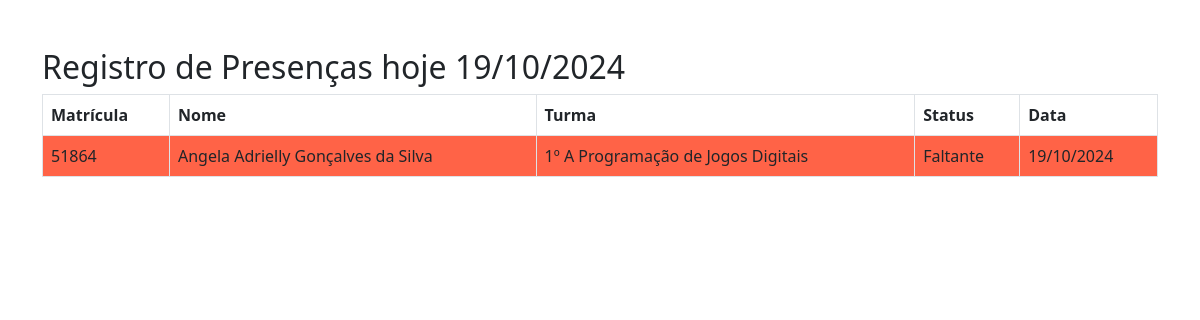
Screenshot of /entrada/faltas.php?matricula=51864 with the database file from the repository.
### tables this page shows
CREATE TABLE `alunosnovos2024` (
  `id` int(11) NOT NULL,
  `matricula` varchar(50) NOT NULL,
  `nome` varchar(50) NOT NULL,
  `turma` varchar(50) NOT NULL
);

### entrada/faltas.php (the view, shortened to what this page needs)
<?php
include_once "../conexao/conexao.php";
$timeZone = new \DateTimeZone('America/Sao_Paulo');
$dataAtual = new \DateTime();
$dataAtual->setTimezone($timeZone);
$data_hoje = $dataAtual->format('d/m/Y');
$matricula_pesquisa = isset($_GET['matricula']) ? $_GET['matricula'] : '';
$sql_alunos = "SELECT matricula, nome, turma FROM alunosnovos2024 WHERE 1=1";
if (!empty($matricula_pesquisa)) {
    $sql_alunos .= " AND matricula LIKE '%$matricula_pesquisa%'";
}
$result_alunos = mysqli_query($conn, $sql_alunos);
if (mysqli_num_rows($result_alunos) > 0) {
    $alunos_comparados = [];
    while ($aluno = mysqli_fetch_assoc($result_alunos)) {
        $matricula = $aluno['matricula'];
        $nome = $aluno['nome'];
        $turma = $aluno['turma'];
        $status = 'Faltante';
        $classStatus = 'faltante';
        $alunos_comparados[] = [
            'matricula' => $matricula,
            'nome' => $nome,
            'turma' => $turma,
            'status' => $status,
            'data' => $data_hoje,
            'classStatus' => $classStatus
        ];
    }
    ?>
    <!DOCTYPE html>
    <html lang="pt-BR">
    <head>
        <link rel="stylesheet" href="../css/bootstrap.min.css">
    </head>
    <body>
        <div class="container mt-5">
            <h2>Registro de Presenças hoje <?php echo $data_hoje ?></h2>
            <table class="table table-bordered">
                <thead>
                    <tr>
                        <th>Matrícula</th>
                        <th>Nome</th>
                        <th>Turma</th>
                        <th>Status</th>
                        <th>Data</th>
                    </tr>
                </thead>
                <tbody>
                    <?php foreach ($alunos_comparados as $aluno): ?>
                        <tr class="<?php echo $aluno['classStatus']; ?>">
                            <td><?php echo $aluno['matricula']; ?></td>
                            <td><?php echo $aluno['nome']; ?></td>
                            <td><?php echo $aluno['turma']; ?></td>
                            <td><?php echo $aluno['status']; ?></td>
                            <td><?php echo $aluno['data']; ?></td>
                        </tr>
                    <?php endforeach; ?>
                </tbody>
            </table>
        </div>
    </body>
    </html>
    <?php
} else {
    echo "Nenhum aluno encontrado.";
}
?>

### entrada/faltas.php (style rules this page uses)
.faltante { background-color: #FF6347; }

### rows the page displays
alunosnovos2024: matricula "51864", nome "Angela Adrielly Gonçalves da Silva", turma "1º A Programação de Jogos Digitais", status "Faltante", data "19/10/2024"
